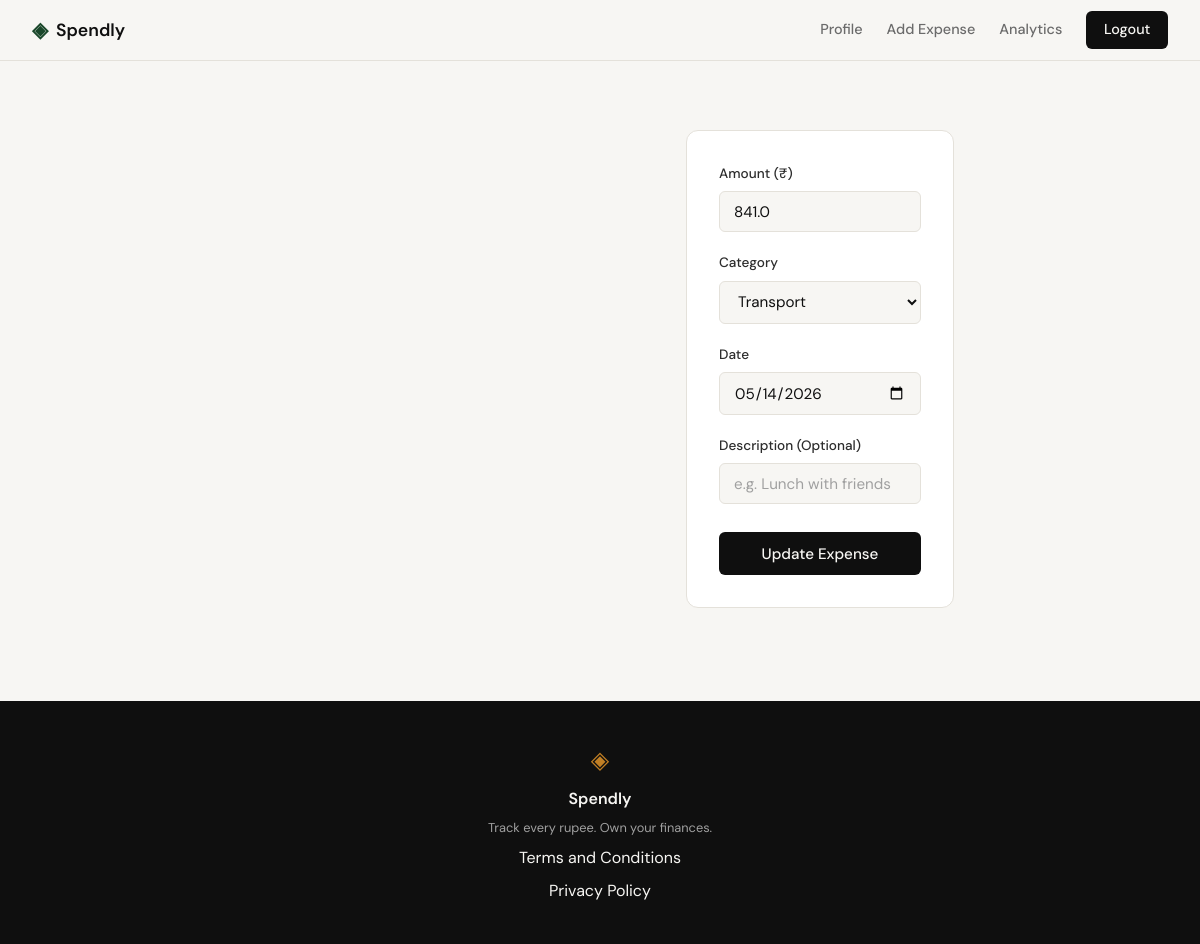
The page /expenses/542/edit (signed in) on the database as committed earlier.
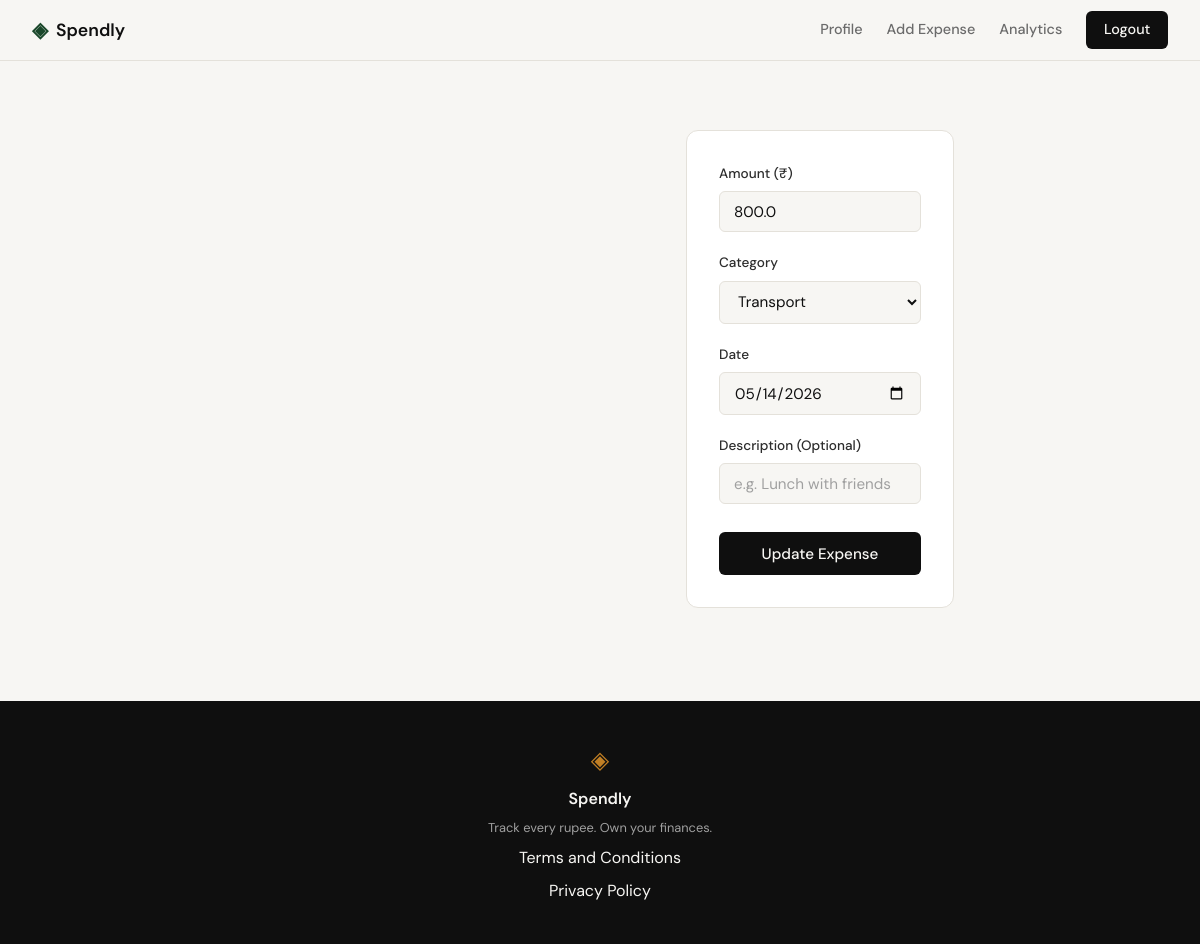
The same page on the database as committed later.
### tables this page shows
CREATE TABLE expenses (
            id INTEGER PRIMARY KEY AUTOINCREMENT,
            user_id INTEGER NOT NULL,
            amount REAL NOT NULL,
            category TEXT NOT NULL,
            date TEXT NOT NULL,
            description TEXT,
            created_at TEXT DEFAULT (datetime('now')),
            FOREIGN KEY (user_id) REFERENCES users (id)
        );

### app.py (the view, shortened to what this page needs)
@app.route("/expenses/<int:id>/edit", methods=["GET", "POST"])
@login_required
def edit_expense(id):
    categories = ["Food", "Transport", "Bills", "Health", "Entertainment", "Shopping", "Other"]
    user_id = session.get("user_id")
    expense = get_expense_by_id(id)
    if not expense or expense["user_id"] != user_id:
        return "Expense not found or unauthorized", 404
    return render_template("edit_expense.html", expense=expense, categories=categories)

### app.py (called while the page is built)
def login_required(f):
    @wraps(f)
    def decorated_function(*args, **kwargs):
        if session.get("user_id") is None:
            return redirect(url_for("login"))
        return f(*args, **kwargs)
    return decorated_function

### database/db.py (called while the page is built)
def get_db():
    if 'db' not in g:
        g.db = sqlite3.connect(current_app.config['DATABASE'])
        g.db.row_factory = sqlite3.Row
        g.db.execute("PRAGMA foreign_keys = ON")
    return g.db

### database/queries.py (called while the page is built)
def get_expense_by_id(expense_id):
    db = get_db()
    return db.execute("SELECT * FROM expenses WHERE id = ?", (expense_id,)).fetchone()

### templates/edit_expense.html (shortened to what this page needs)
{% extends "base.html" %}
{% block content %}
<section class="auth-section">
        <div class="auth-card">
            <form method="POST" action="{{ url_for('edit_expense', id=expense.id) }}">
                <div class="form-group">
                    <label for="amount">Amount (₹)</label>
                    <input type="number" step="0.01" id="amount" name="amount"
                           class="form-input" placeholder="0.00"
                           value="{{ expense.amount }}"
                           required autofocus>
                </div>
                <div class="form-group">
                    <label for="category">Category</label>
                    <select id="category" name="category" class="form-input" required>
                        {% for cat in categories %}
                        <option value="{{ cat }}" {% if cat == expense.category %}selected{% endif %}>{{ cat }}</option>
                        {% endfor %}
                    </select>
                </div>
                <div class="form-group">
                    <label for="date">Date</label>
                    <input type="date" id="date" name="date"
                           class="form-input"
                           value="{{ expense.date }}"
                           required>
                </div>
                <div class="form-group">
                    <label for="description">Description (Optional)</label>
                    <input type="text" id="description" name="description"
                           class="form-input" placeholder="e.g. Lunch with friends"
                           value="{{ expense.description or '' }}"
                           >
                </div>
                <button type="submit" class="btn-submit">Update Expense</button>
            </form>
        </div>
</section>
{% endblock %}

Rows that differ between the two databases and show on the page:
changed expenses "Transport": amount "841.0" → "800.0"
